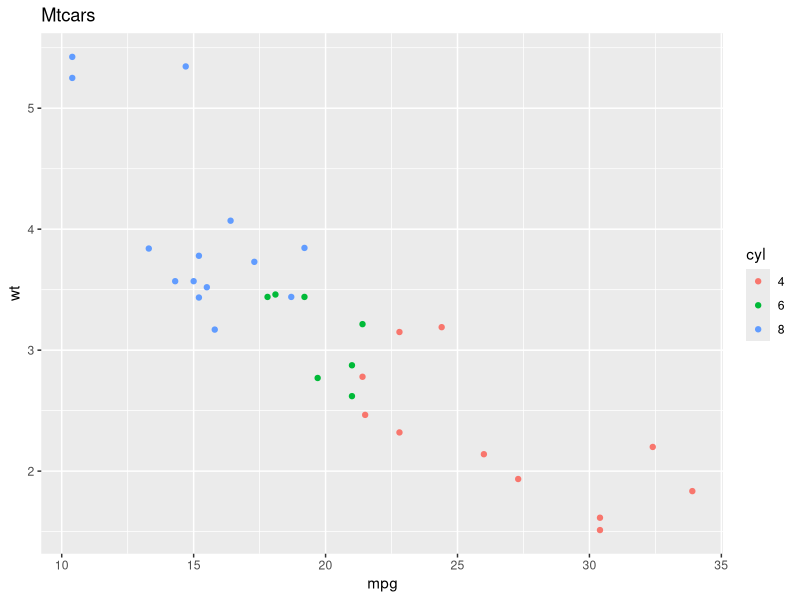

This chart was generated by the following R code:
## ---- chunk 1
x <- c("dplyr", "magrittr", "kableExtra", "ggplot2")
lapply(x, library, character.only = T)
## ---- chunk 2
data(mtcars)
mtcars$model <- row.names(mtcars)
rownames(mtcars) <- NULL
dplyr::filter(mtcars, cyl == 4) %>%
  select(model, mpg, cyl) %>%
  arrange(-mpg) %>%
  kableExtra::kbl()
## ---- chunk 3
mtcars$cyl <- factor(mtcars$cyl)
p <- ggplot(mtcars, aes(mpg, wt, group = cyl, color = cyl))
p <- p + geom_point()
p <- p + ggtitle("Mtcars")
p
